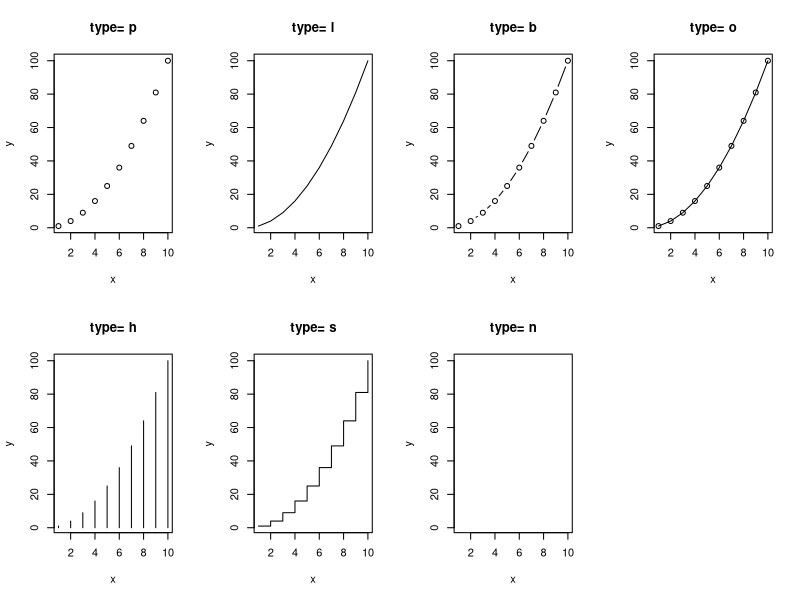
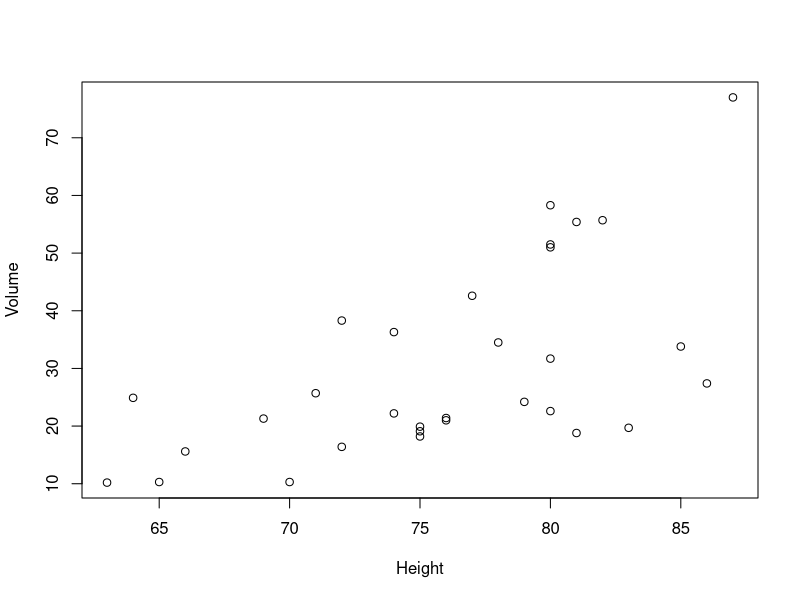
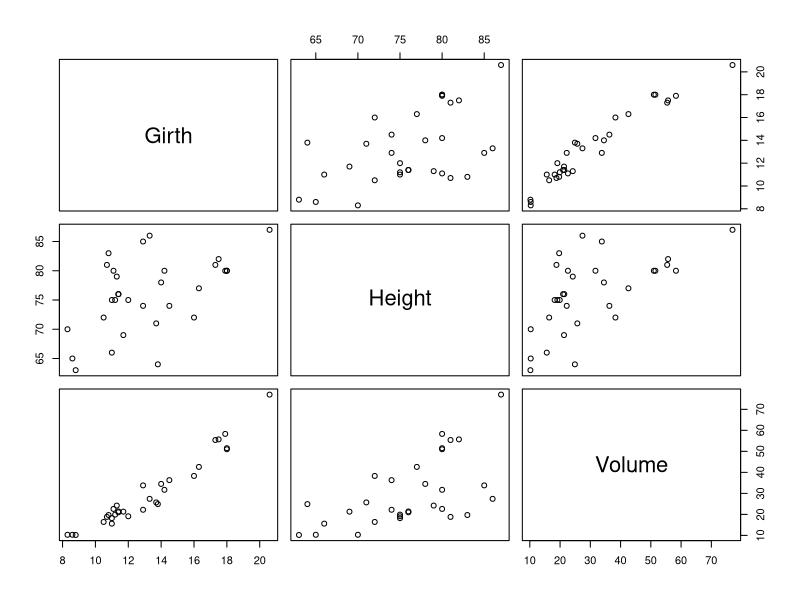
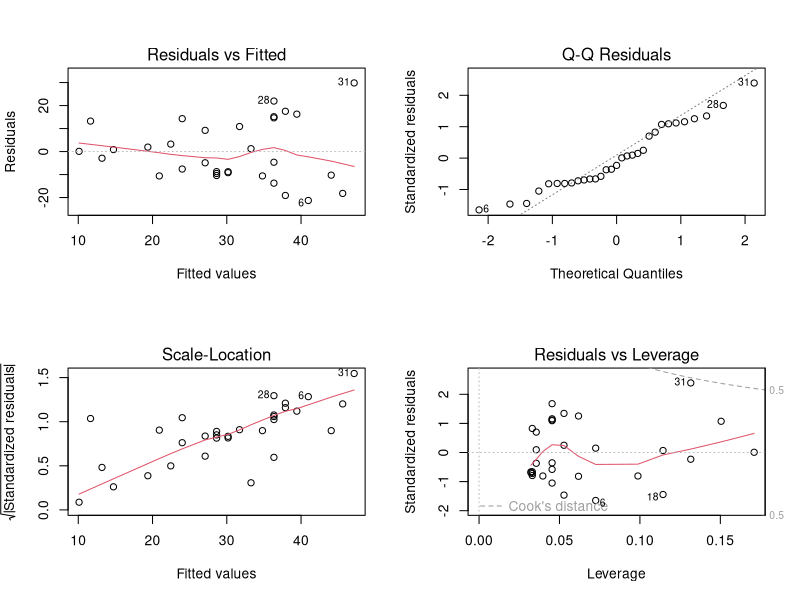
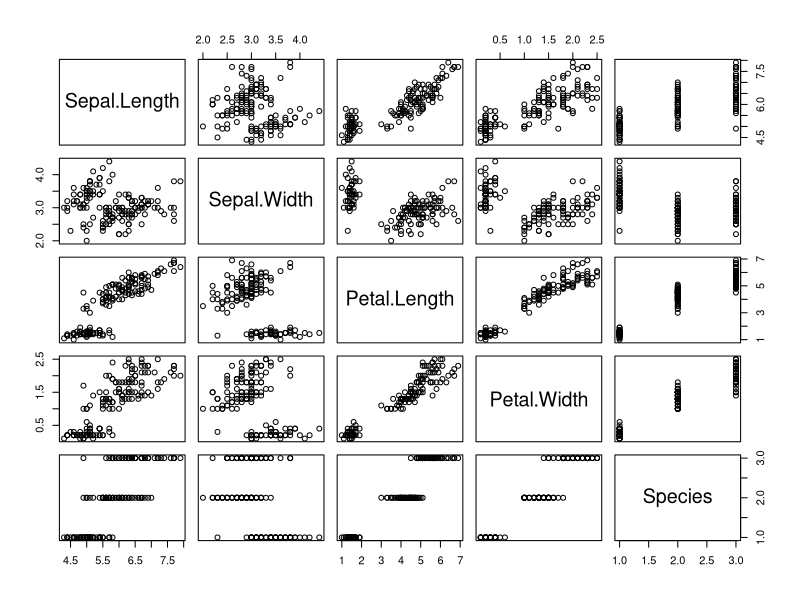
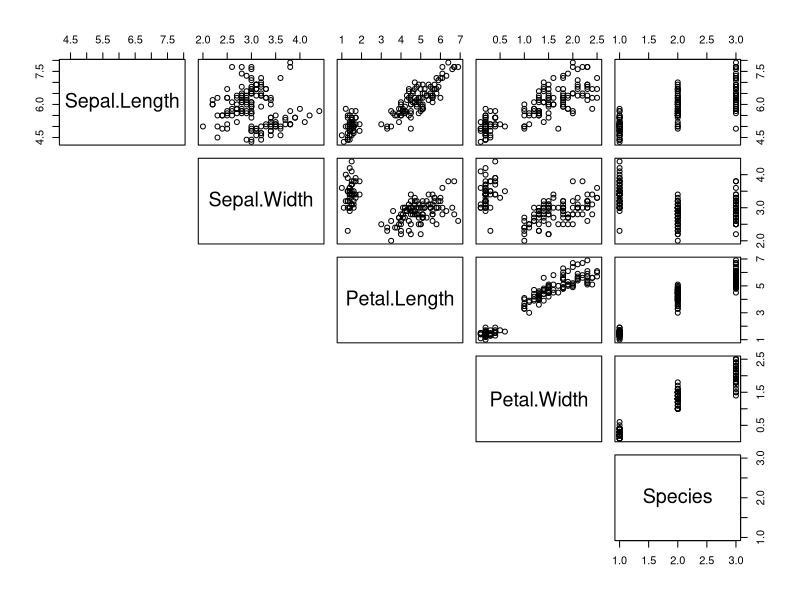
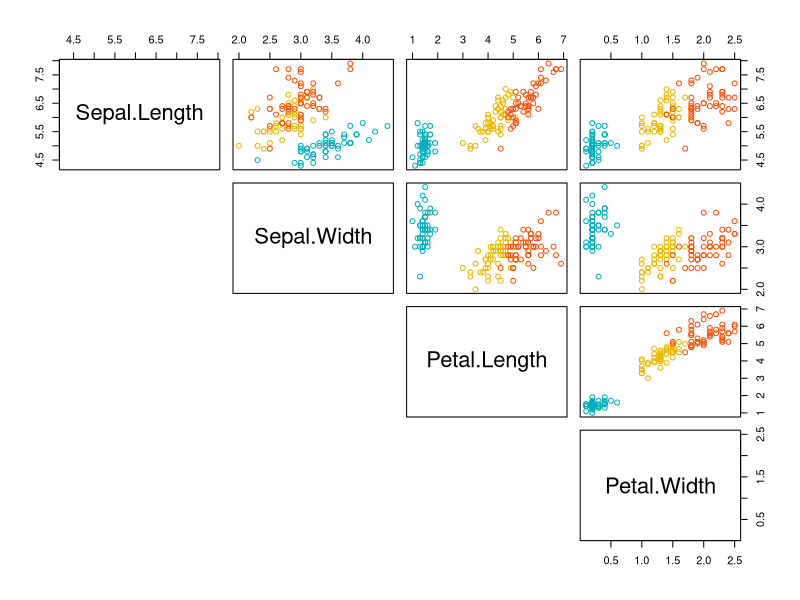
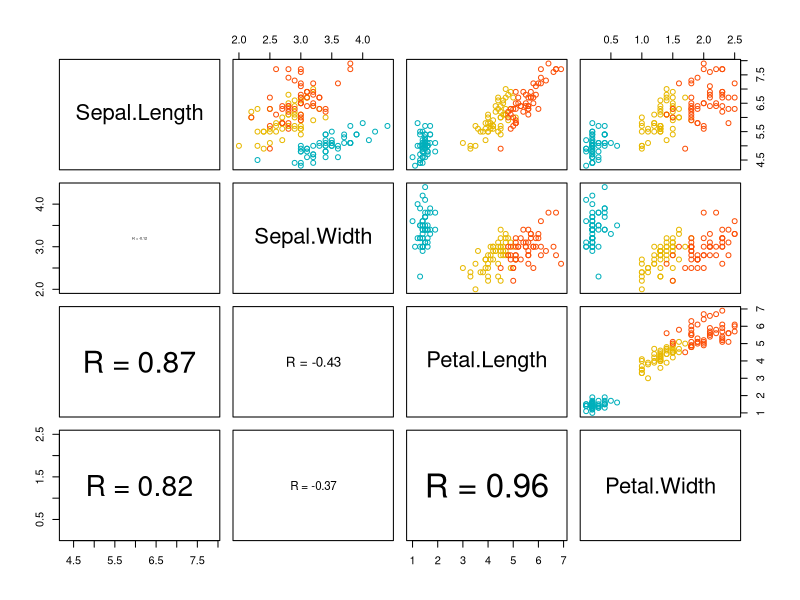

Here is the R script that generated these plots, in order:
## ---- chunk 1
# membuat vektor data 
x <- c(1:10); y <- x^2
## ---- chunk 2
# membagi jendela grafik menajdi 2 baris dan 4 kolom
par(mfrow=c(2,4))

# loop
type <- c("p","l","b","o","h","s","n")
for (i in type){
  plot(x,y, type= i,
       main= paste("type=", i))
}
## ---- chunk 3
par(mfrow=c(1,1))
## ---- chunk 4
library(tibble)
## ---- chunk 5
# memuat dataset
trees <- as_tibble(trees)

# print 
trees
## ---- chunk 6
# atau 
with(trees, plot(Height, Volume))
## ---- chunk 7
plot(trees)
## ---- chunk 8
# membagi jendela grafik menjadi 2 baris dan 2 kolom
par(mfrow=c(2,2))

# plot
plot(lm(Volume~Height, data=trees))
## ---- chunk 9
par(mfrow=c(1,1))
## ---- chunk 10
# memuat dataset irir
iris <- as_tibble(iris)

# print
iris
## ---- chunk 11
pairs(iris)
## ---- chunk 12
pairs(iris, lower.panel=NULL)
## ---- chunk 13
# drop variabel Species
# simpan dataset baru pada objek iris2
iris2 <- iris[ ,1:4]

# print
iris2

# spesifikasi vaktor warna titik berdasarkan spesies
my_col <- c("#00AFBB", "#E7B800", "#FC4E07")

# plot
pairs(iris2, lower.panel=NULL,
      # spesifikasi warna
      col= my_col[iris$Species])
## ---- chunk 14
# membuat fungsi untuk menghitung
# nilai korelasi yang ditempatkan pada panel bawah
panel.cor <- function(x, y){
    # definisi parameter grafik 
    usr <- par("usr"); on.exit(par(usr))
    par(usr = c(0, 1, 0, 1))
    # menghitung koefisien korelas
    r <- round(cor(x, y), digits=2)
    # menambahkan text berdasarkan koefisien korelasi
    txt <- paste0("R = ", r)
    # mengatur besar text sesuai besarnya nilai korelasi
    cex.cor <- 0.8/strwidth(txt)
    text(0.5, 0.5, txt, cex = cex.cor * abs(r))
}

# kustomisasi panel atas agar
# warna titik berdasarkan factor
my_col <- c("#00AFBB", "#E7B800", "#FC4E07")
upper.panel<-function(x, y){
  points(x,y, col = my_col[iris$Species])
}

pairs(iris2,
      lower.panel= panel.cor,
      upper.panel= upper.panel)
## ---- chunk 15
# kustomisasi panel atas
upper.panel<-function(x, y){
  points(x,y, col=c("#00AFBB", "#E7B800", "#FC4E07")[iris$Species])
  r <- round(cor(x, y), digits=2)
  txt <- paste0("R = ", r)
  usr <- par("usr"); on.exit(par(usr))
  par(usr = c(0, 1, 0, 1))
  text(0.5, 0.9, txt)
}

# plot
pairs(iris2, lower.panel = NULL, 
      upper.panel = upper.panel)
## ---- chunk 16
boxplot(iris$Sepal.Length)

## ---- chunk 17
boxplot(iris$Sepal.Length~iris$Species)
## ---- chunk 18
boxplot(iris$Sepal.Length~iris$Species,
        # ubah warna outline menjadi steelblue
        border = "steelblue",
        # ubah warna box berdasarkan grup
        col= c("#999999", "#E69F00", "#56B4E9"))
## ---- chunk 19
# memuat dataset sebagai tibble
ToothGrowth <- as_tibble(ToothGrowth)

# print
ToothGrowth

# ubah variable dose menjadi factor
ToothGrowth$dose <- as.factor(ToothGrowth$dose)

# print
ToothGrowth
## ---- chunk 20
boxplot(len ~ supp*dose, data = ToothGrowth,
        col = c("white", "steelblue"))
## ---- chunk 21
VADeaths
## ---- chunk 22
par(mfrow=c(1,2))
barplot(VADeaths[, "Rural Male"], main="a")
barplot(VADeaths[, "Rural Male"], main="b", horiz=TRUE)
## ---- chunk 23
barplot(VADeaths[, "Rural Male"],
        # ubah warna ouline menjadi steelblue
        border="steelblue",
        # ubah wana box
        col= c("grey", "yellow", "steelblue", "green", "orange"),
        # ubah nama grup dari A sampai E
        names.arg = LETTERS[1:5],
        # ubah orientasi menajadi horizontal
        horiz=TRUE)
## ---- chunk 24
# staked
barplot(VADeaths,
         col = c("lightblue", "mistyrose", "lightcyan", 
                 "lavender", "cornsilk"),
        legend = rownames(VADeaths))

## ---- chunk 25
# grouped
barplot(VADeaths,
         col = c("lightblue", "mistyrose", "lightcyan", 
                 "lavender", "cornsilk"),
        legend = rownames(VADeaths), beside = TRUE)

## ---- chunk 26
# Membuat vektor data
x <- c(1:20)
y <- 2*x
z <- x^2

# Membuat line plot x vs y
plot(y~x, type="b",
     lty=1,
     col="blue")

# Menambahkan line plot x vs z
lines(z~x, type="o",
      lty=2,
      col="red")

# Menambahkan legend
legend("topleft", legend=c("Line 1", "Line 2"),
       col=c("red", "blue"), lty = 1:2, cex=0.8)
## ---- chunk 27
par(mar = c(0, 1, 0, 1))
pie(
  c(280, 60, 20),
  c('Sky', 'Sunny side of pyramid', 'Shady side of pyramid'),
  col = c('#0292D8', '#F7EA39', '#C4B632'),
  init.angle = -50, border = NA
)
## ---- chunk 28
hist(trees$Height, col="steelblue")
## ---- chunk 29
# menghitung kernel density
dens <- density(trees$Height)

# plot densitas dengan outline merah
plot(dens,col="red")
## ---- chunk 30
# menghitung kernel density
dens <- density(trees$Height)

# histogram
hist(trees$Height, freq=FALSE, col="steelblue")

# tambahkan density plot
polygon(dens, border="red")
## ---- chunk 31
qqnorm(trees$Volume)
qqline(trees$Volume, col="red")
## ---- chunk 32
# mengurutkan dataset mtcars berdasarkan variabel mpg
mtcars <- mtcars[order(mtcars$mpg), ]

# mengubah variabel cyl menjadi factor
grps <- as.factor(mtcars$cyl)

# membuat vektor warna berdasarkan jumlah grup
my_cols <- c("#999999", "#E69F00", "#56B4E9")

# plot
dotchart(mtcars$mpg, labels = row.names(mtcars),
         groups = grps, gcolor = my_cols,
         color = my_cols[grps],
         cex = 0.6,  pch = 19, xlab = "mpg")
## ---- chunk 33
# menambahkan judul
barplot(c(2,5), main="Main title",
        xlab="X axis title",
        ylab="Y axis title",
        sub="Sub-title")
## ---- chunk 34
# menambahkan judul
barplot(c(2,5), 
        # menambahkan judul
        main="Main title",
        xlab="X axis title",
        ylab="Y axis title",
        sub="Sub-title",
        # kustomisasi warna font
        col.main="red", 
        col.lab="blue", 
        col.sub="black",
        # kustomisasi font style
        font.main=4, 
        font.lab=4, 
        font.sub=4,
        # kustomisasi ukuran font
        cex.main=2, 
        cex.lab=1.7, 
        cex.sub=1.2)
## ---- chunk 35
# menambahkan judul
barplot(c(2,5,8))

# menambahkan judul
title(main="Main title",
      xlab="X axis title",
      ylab="Y axis title",
      sub="Sub-title",
      # kustomisasi warna font
      col.main="red", 
      col.lab="blue", 
      col.sub="black",
      # kustomisasi font style
      font.main=4, 
      font.lab=4, 
      font.sub=4,
      # kustomisasi ukuran font
      cex.main=2, 
      cex.lab=1.7, 
      cex.sub=1.2)
## ---- chunk 36
# membuat vektor numerik
x <- c(1:10)
y <- x^2
z <- x*2

# membuat line plot
plot(x,y, type="o", col="red", lty=1)

# menambahkan line plot
lines(x,z, type="o", col="blue", lty=2)

# menambahkan legend
legend(1, 95, legend=c("Line 1", "Line 2"),
       col=c("red", "blue"), lty=1:2, cex=0.8)
## ---- chunk 37
# membuat line plot
plot(x,y, type="o", col="red", lty=1)

# menambahkan line plot
lines(x,z, type="o", col="blue", lty=2)

# menambahkan legend
legend(1, 95, legend=c("Line 1", "Line 2"),
       col=c("red", "blue"), lty=1:2, cex=0.8,
       title="Line types", text.font=4, bg='lightblue')
## ---- chunk 38
# membuat line plot
plot(x,y, type="o", col="red", lty=1)

# menambahkan line plot
lines(x,z, type="o", col="blue", lty=2)

# menambahkan legend
legend(1, 95, legend=c("Line 1", "Line 2"),
       col=c("red", "blue"), lty=1:2, cex=0.8,
       title="Line types", text.font=4, bg='white',
       box.lty=2, box.lwd=2, box.col="steelblue")
## ---- chunk 39
# plot
plot(x,y, type = "n")

# posisi kiri atas, inset =0.05
legend("topleft",
  legend = "(x,y)",
  title = "topleft, inset = .05",
  inset = 0.05)
# posisi atas
legend("top",
       legend = "(x,y)",
       title = "top")
# posisi kanan atas inset = .02
legend("topright",
       legend = "(x,y)",
       title = "topright, inset = .02",
       inset = 0.02)
# posisi kiri
legend("left",
       legend = "(x,y)",
       title = "left")
# posisi tengah
legend("center",
       legend = "(x,y)",
       title = "center")
# posisi kanan
legend("right",
       legend = "(x,y)",
       title = "right")
# posisi kiri bawah
legend("bottomleft",
       legend = "(x,y)",
       title = "bottomleft")
# posisi bawah
legend("bottom",
       legend = "(x,y)",
       title = "bottom")
# posisi kanan bawah
legend("bottomright",
       legend = "(x,y)",
       title = "bottomright")
## ---- chunk 40

# tandai observasi yang memiliki nilai
# mpg < 15 dan wt > 5
d <- mtcars[mtcars$wt >= 5 & mtcars$mpg <= 15, ]


# plot
plot(mtcars$wt, mtcars$mpg, main="Milage vs. Car Weight",
      xlab="Weight", ylab="Miles/(US) gallon")

# menambahkan text
text(d$wt, d$mpg,  row.names(d),
     cex=0.65, pos=3,col="red")

## ---- chunk 41

plot(1:10, 1:10, 
     main="text(...) examples\n~~~~~~~~~~~")
text(4, 9, expression(hat(beta) == (X^t * X)^{-1} * X^t * y))
text(7, 4, expression(bar(x) == sum(frac(x[i], n), i==1, n)))

## ---- chunk 42
plot(1:10, 1:10, 
     main="mtext(...) examples\n~~~~~~~~~~~")
mtext("Magic function", side=3)
## ---- chunk 43
# membuat plot
plot(mtcars$wt, mtcars$mpg, main="Milage vs. Car Weight",
      xlab="Weight", ylab="Miles/(US) gallon")

# menambahkan garis vertikal di titik rata-rata weight
abline(v=mean(mtcars$wt), col="red", lwd=3, lty=2)

# menambahkan garis horizontal di titik rata-rata  mpg
abline(h=mean(mtcars$mpg), col="blue", lwd=3, lty=3)

# menambahkan garis regresi
abline(lm(mpg~wt, data=mtcars), lwd=4, lty=4)

## ---- chunk 44
generateRPointShapes<-function(){
  # menentukan parameter plot
  oldPar<-par()
  par(font=2, mar=c(0.5,0,0,0))
  # produksi titik axis
  y=rev(c(rep(1,6),rep(2,5), rep(3,5), rep(4,5), rep(5,5)))
  x=c(rep(1:5,5),6)
  # plot seluruh titik dan label
  plot(x, y, pch = 0:25, cex=1.5, ylim=c(1,5.5), xlim=c(1,6.5), 
       axes=FALSE, xlab="", ylab="", bg="blue")
  text(x, y, labels=0:25, pos=3)
  par(mar=oldPar$mar,font=oldPar$font )
}

# Print
generateRPointShapes()
## ---- chunk 45
generateRLineTypes<-function(){
  oldPar<-par()
  par(font=2, mar=c(0,0,0,0))
  plot(1, pch="", ylim=c(0,6), xlim=c(0,0.7), axes = FALSE ,xlab="", ylab="")
  for(i in 0:6) lines(c(0.3,0.7), c(i,i), lty=i, lwd=3)
  text(rep(0.1,6), 0:6, 
       labels=c("0.'blank'", "1.'solid'", "2.'dashed'", "3.'dotted'", 
                "4.'dotdash'", "5.'longdash'", "6.'twodash'"))
  par(mar=oldPar$mar,font=oldPar$font )
}
generateRLineTypes()
## ---- chunk 46
# membuat vektor numerik
x <- c(1:4)
y <- x^2

# plot
plot(x, y, pch=18, col="red", type="b",
     frame=FALSE, xaxt="n") # Remove x axis

# menambahkan axis
# bawah
axis(1, 1:4, LETTERS[1:4], col.axis="blue")
# atas
axis(3, col = "darkgreen", lty = 2, lwd = 0.5)
# kanan
axis(4, col = "violet", col.axis = "dark violet", lwd = 2)
## ---- chunk 47
# membagi jendela grafik menjadi 1 baris dan 3 kolom
par(mfrow=c(1,3))

# membuat vektor numerik
x<-c(1:10); y<-x*x

# simple plot
plot(x, y)

# plot dengan pengaturan rentang skala
plot(x, y, xlim=c(1,15), ylim=c(1,150))

# plot dengan transformasi skala log
plot(x, y, log="y")
## ---- chunk 48
par(mfrow=c(1,1))
## ---- chunk 49
# membuat vektor numerik
x<-c(1:10); y<-x*x

# plot
plot(x,y,
     # warna
     col.axis="red",
     # font style
     font.axis=2,
     # ukuran
     cex=1.5,
     # orientasi
     las=3,
     # sembunyikan sumbu x
     xaxt="n")
## ---- chunk 50
showCols <- function(cl=colors(), bg = "grey",
                     cex = 0.75, rot = 30) {
    m <- ceiling(sqrt(n <-length(cl)))
    length(cl) <- m*m; cm <- matrix(cl, m)
    require("grid")
    grid.newpage(); vp <- viewport(w = .92, h = .92)
    grid.rect(gp=gpar(fill=bg))
    grid.text(cm, x = col(cm)/m, y = rev(row(cm))/m, rot = rot,
              vp=vp, gp=gpar(cex = cex, col = cm))
}

# print 60 nama warna pertama
showCols(bg="gray20", cl=colors()[1:60], rot=30, cex=0.9)
## ---- chunk 51
# memasang paket
# install.packages("car")

# memuat paket
library(car)

# plot
scatterplot(Volume~Height, data=trees)

## ---- chunk 52
# memasang paket
# install.packages("psych")

# memuat paket
library(psych)

# plot
pairs.panels(trees, 
             method = "pearson", # metode korelasi
             hist.col = "grey",
             density = TRUE,  # menampilkan plot densitas
             ellipses = FALSE, # menampilkancorrelation ellipses
             lm = TRUE # menampilkan garis regresi linier
             )
## ---- chunk 53
# memasang paket
# install.packages("gplots")

# memuat paket
library(gplots)

# plot
boxplot2(len ~ dose, data = ToothGrowth)
## ---- chunk 54
# memasang paket
# install.packages("car")

# memuat paket
library(car)

# plot
qqPlot(trees$Height)
## ---- chunk 55
# memasang paket
# install.packages("gplots")

# memuat paket
library(gplots)

# plot
plotmeans(len ~ dose, data = ToothGrowth)
